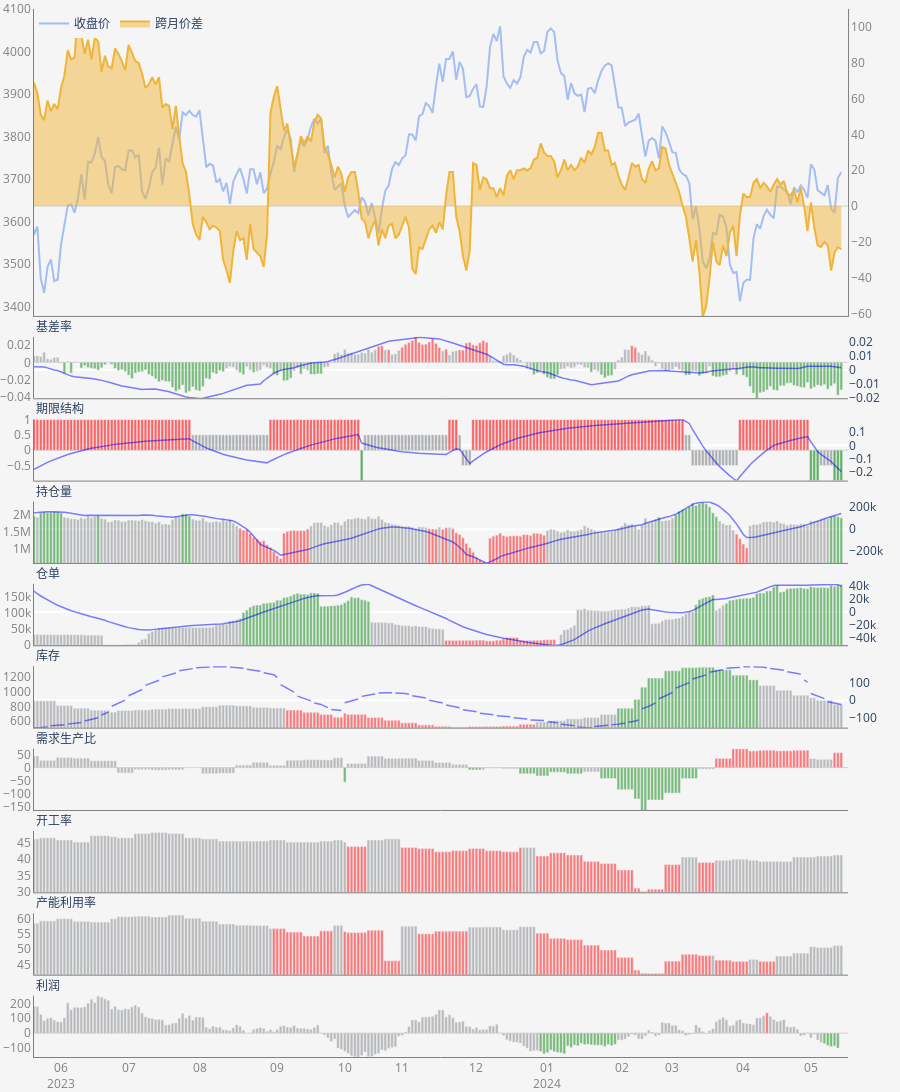

The cell this chart's notebook holds for it:
### Code cell
import modules.chart as chart
profiler = cProfile.Profile()
profiler.enable()

chart_manager = chart.ChartManager(rb)
chart_manager.load_indicators()
chart_manager.calculate_indicators()
chart_manager.plot()
chart_manager.update_figure()
chart_manager.main_figure.show()

profiler.disable()
stats = pstats.Stats(profiler).sort_stats('cumtime')
stats.print_stats(r'e:\\Document\\Project\\futures_nexus\\')
profiler.clear()

### Figure 1 — Plotly figure (JSON) as saved in the notebook; plotly's stock layout.template omitted (floating-point values rounded to 4 significant figures; data arrays with more than 128 entries replaced by an {"elided": "..."} marker saying what was removed)
{"data": [{"fill": "none", "line": {"color": "rgb(84,134,240)"}, "mode": "lines", "name": "收盘价", "opacity": 0.5, "showlegend": true, "type": "scatter", "x": {"elided": "500 str values"}, "xaxis": "x", "y": {"elided": "500 int values"}, "yaxis": "y"}, {"fill": "tozeroy", "line": {"color": "rgb(239,181,59)"}, "mode": "lines", "name": "跨月价差", "opacity": 0.5, "showlegend": true, "type": "scatter", "x": {"elided": "500 str values"}, "xaxis": "x", "y": {"elided": "500 int values"}, "yaxis": "y2"}, {"marker": {"color": {"elided": "500 str values"}, "opacity": 0.5}, "name": "基差率", "showlegend": false, "type": "bar", "x": {"elided": "500 str values"}, "xaxis": "x2", "y": {"elided": "500 float values"}, "yaxis": "y3"}, {"line": {"color": "Blue", "width": 1.5}, "mode": "lines", "name": "季节性", "opacity": 0.5, "showlegend": false, "type": "scatter", "x": {"elided": "500 str values"}, "xaxis": "x2", "y": {"elided": "500 float values"}, "yaxis": "y4"}, {"marker": {"color": {"elided": "500 str values"}, "opacity": 0.6}, "name": "期限结构", "showlegend": false, "type": "bar", "x": {"elided": "500 str values"}, "xaxis": "x3", "y": {"elided": "500 float values"}, "yaxis": "y5"}, {"line": {"color": "Blue", "width": 1.5}, "mode": "lines", "name": "季节性", "opacity": 0.5, "showlegend": false, "type": "scatter", "x": {"elided": "500 str values"}, "xaxis": "x3", "y": {"elided": "500 float values"}, "yaxis": "y6"}, {"marker": {"color": {"elided": "500 str values"}, "opacity": 0.5}, "name": "持仓量", "showlegend": false, "type": "bar", "x": {"elided": "500 str values"}, "xaxis": "x4", "y": {"elided": "500 int values"}, "yaxis": "y7"}, {"line": {"color": "Blue", "width": 1.5}, "mode": "lines", "name": "季节性", "opacity": 0.5, "showlegend": false, "type": "scatter", "x": {"elided": "500 str values"}, "xaxis": "x4", "y": {"elided": "500 float values"}, "yaxis": "y8"}, {"marker": {"color": {"elided": "500 str values"}, "opacity": 0.5}, "name": "仓单", "showlegend": false, "type": "bar", "x": {"elided": "500 str values"}, "xaxis": "x5", "y": {"elided": "500 int values"}, "yaxis": "y9"}, {"line": {"color": "Blue", "width": 1.5}, "mode": "lines", "name": "季节性", "opacity": 0.5, "showlegend": false, "type": "scatter", "x": {"elided": "500 str values"}, "xaxis": "x5", "y": {"elided": "500 float values"}, "yaxis": "y10"}, {"marker": {"color": {"elided": "500 str values"}, "opacity": 0.5}, "name": "库存", "showlegend": false, "type": "bar", "x": {"elided": "500 str values"}, "xaxis": "x6", "y": {"elided": "500 float values"}, "yaxis": "y11"}, {"line": {"color": "Blue", "width": 1.5}, "mode": "lines", "name": "季节性", "opacity": 0.5, "showlegend": false, "type": "scatter", "x": {"elided": "500 str values"}, "xaxis": "x6", "y": {"elided": "500 float values"}, "yaxis": "y12"}, {"marker": {"color": {"elided": "500 str values"}, "opacity": 0.5}, "name": "需求生产比", "showlegend": false, "type": "bar", "x": {"elided": "500 str values"}, "xaxis": "x7", "y": {"elided": "500 float values"}, "yaxis": "y13"}, {"marker": {"color": {"elided": "500 str values"}, "opacity": 0.5}, "name": "开工率", "showlegend": false, "type": "bar", "x": {"elided": "500 str values"}, "xaxis": "x8", "y": {"elided": "500 float values"}, "yaxis": "y15"}, {"marker": {"color": {"elided": "500 str values"}, "opacity": 0.5}, "name": "产能利用率", "showlegend": false, "type": "bar", "x": {"elided": "500 str values"}, "xaxis": "x9", "y": {"elided": "500 float values"}, "yaxis": "y17"}, {"marker": {"color": {"elided": "328 str values"}, "opacity": 0.5}, "name": "利润", "showlegend": false, "type": "bar", "x": {"elided": "328 str values"}, "xaxis": "x10", "y": {"elided": "328 float values"}, "yaxis": "y19"}], "layout": {"annotations": [{"font": {"size": 12}, "showarrow": false, "text": "基差率", "x": 0, "xanchor": "left", "xref": "paper", "y": 0.6871, "yanchor": "bottom", "yref": "paper"}, {"font": {"size": 12}, "showarrow": false, "text": "期限结构", "x": 0, "xanchor": "left", "xref": "paper", "y": 0.6086, "yanchor": "bottom", "yref": "paper"}, {"font": {"size": 12}, "showarrow": false, "text": "持仓量", "x": 0, "xanchor": "left", "xref": "paper", "y": 0.53, "yanchor": "bottom", "yref": "paper"}, {"font": {"size": 12}, "showarrow": false, "text": "仓单", "x": 0, "xanchor": "left", "xref": "paper", "y": 0.4514, "yanchor": "bottom", "yref": "paper"}, {"font": {"size": 12}, "showarrow": false, "text": "库存", "x": 0, "xanchor": "left", "xref": "paper", "y": 0.3729, "yanchor": "bottom", "yref": "paper"}, {"font": {"size": 12}, "showarrow": false, "text": "需求生产比", "x": 0, "xanchor": "left", "xref": "paper", "y": 0.2943, "yanchor": "bottom", "yref": "paper"}, {"font": {"size": 12}, "showarrow": false, "text": "开工率", "x": 0, "xanchor": "left", "xref": "paper", "y": 0.2157, "yanchor": "bottom", "yref": "paper"}, {"font": {"size": 12}, "showarrow": false, "text": "产能利用率", "x": 0, "xanchor": "left", "xref": "paper", "y": 0.1371, "yanchor": "bottom", "yref": "paper"}, {"font": {"size": 12}, "showarrow": false, "text": "利润", "x": 0, "xanchor": "left", "xref": "paper", "y": 0.05857, "yanchor": "bottom", "yref": "paper"}], "autosize": true, "height": 1200, "hovermode": "x unified", "legend": {"orientation": "h", "x": 0, "xanchor": "left", "y": 1, "yanchor": "top"}, "margin": {"b": 0, "l": 0, "r": 0, "t": 0}, "paper_bgcolor": "#f5f5f5", "plot_bgcolor": "#f5f5f5", "xaxis": {"anchor": "y", "domain": [0, 0.94], "dtick": "M1", "linecolor": "gray", "matches": "x10", "range": ["2023-05-20", "2024-05-19"], "rangebreaks": [{"values": {"elided": "1636 str values"}}], "showgrid": false, "showticklabels": false, "tickfont": {"color": "gray"}, "tickformat": "%m\n%Y", "ticklabelmode": "instant", "zeroline": true}, "xaxis10": {"anchor": "y19", "domain": [0, 0.94], "dtick": "M1", "linecolor": "gray", "range": ["2023-05-20", "2024-05-19"], "rangebreaks": [{"values": {"elided": "1636 str values"}}], "showgrid": false, "tickfont": {"color": "gray"}, "tickformat": "%m\n%Y", "ticklabelmode": "instant", "zeroline": true}, "xaxis2": {"anchor": "y3", "domain": [0, 0.94], "dtick": "M1", "linecolor": "gray", "matches": "x10", "range": ["2023-05-20", "2024-05-19"], "rangebreaks": [{"values": {"elided": "1636 str values"}}], "showgrid": false, "showticklabels": false, "tickfont": {"color": "gray"}, "tickformat": "%m\n%Y", "ticklabelmode": "instant", "zeroline": true}, "xaxis3": {"anchor": "y5", "domain": [0, 0.94], "dtick": "M1", "linecolor": "gray", "matches": "x10", "range": ["2023-05-20", "2024-05-19"], "rangebreaks": [{"values": {"elided": "1636 str values"}}], "showgrid": false, "showticklabels": false, "tickfont": {"color": "gray"}, "tickformat": "%m\n%Y", "ticklabelmode": "instant", "zeroline": true}, "xaxis4": {"anchor": "y7", "domain": [0, 0.94], "dtick": "M1", "linecolor": "gray", "matches": "x10", "range": ["2023-05-20", "2024-05-19"], "rangebreaks": [{"values": {"elided": "1636 str values"}}], "showgrid": false, "showticklabels": false, "tickfont": {"color": "gray"}, "tickformat": "%m\n%Y", "ticklabelmode": "instant", "zeroline": true}, "xaxis5": {"anchor": "y9", "domain": [0, 0.94], "dtick": "M1", "linecolor": "gray", "matches": "x10", "range": ["2023-05-20", "2024-05-19"], "rangebreaks": [{"values": {"elided": "1636 str values"}}], "showgrid": false, "showticklabels": false, "tickfont": {"color": "gray"}, "tickformat": "%m\n%Y", "ticklabelmode": "instant", "zeroline": true}, "xaxis6": {"anchor": "y11", "domain": [0, 0.94], "dtick": "M1", "linecolor": "gray", "matches": "x10", "range": ["2023-05-20", "2024-05-19"], "rangebreaks": [{"values": {"elided": "1636 str values"}}], "showgrid": false, "showticklabels": false, "tickfont": {"color": "gray"}, "tickformat": "%m\n%Y", "ticklabelmode": "instant", "zeroline": true}, "xaxis7": {"anchor": "y13", "domain": [0, 0.94], "dtick": "M1", "linecolor": "gray", "matches": "x10", "range": ["2023-05-20", "2024-05-19"], "rangebreaks": [{"values": {"elided": "1636 str values"}}], "showgrid": false, "showticklabels": false, "tickfont": {"color": "gray"}, "tickformat": "%m\n%Y", "ticklabelmode": "instant", "zeroline": true}, "xaxis8": {"anchor": "y15", "domain": [0, 0.94], "dtick": "M1", "linecolor": "gray", "matches": "x10", "range": ["2023-05-20", "2024-05-19"], "rangebreaks": [{"values": {"elided": "1636 str values"}}], "showgrid": false, "showticklabels": false, "tickfont": {"color": "gray"}, "tickformat": "%m\n%Y", "ticklabelmode": "instant", "zeroline": true}, "xaxis9": {"anchor": "y17", "domain": [0, 0.94], "dtick": "M1", "linecolor": "gray", "matches": "x10", "range": ["2023-05-20", "2024-05-19"], "rangebreaks": [{"values": {"elided": "1636 str values"}}], "showgrid": false, "showticklabels": false, "tickfont": {"color": "gray"}, "tickformat": "%m\n%Y", "ticklabelmode": "instant", "zeroline": true}, "yaxis": {"anchor": "x", "domain": [0.7071, 1.0], "linecolor": "gray", "range": [3378.0, 4101.0], "showgrid": false, "tickfont": {"color": "gray"}, "zerolinecolor": "LightGray", "zerolinewidth": 1}, "yaxis10": {"anchor": "x5", "overlaying": "y9", "range": [-51180.0, 43340.0], "showgrid": false, "side": "right"}, "yaxis11": {"anchor": "x6", "domain": [0.3143, 0.3729], "linecolor": "gray", "range": [514.6, 1338.0], "showgrid": false, "tickfont": {"color": "gray"}, "zerolinecolor": "LightGray", "zerolinewidth": 1}, "yaxis12": {"anchor": "x6", "overlaying": "y11", "range": [-159.6, 198.3], "showgrid": false, "side": "right"}, "yaxis13": {"anchor": "x7", "domain": [0.2357, 0.2943], "linecolor": "gray", "range": [-161.2, 72.24], "showgrid": false, "tickfont": {"color": "gray"}, "zerolinecolor": "LightGray", "zerolinewidth": 1}, "yaxis14": {"anchor": "x7", "overlaying": "y13", "showgrid": false, "side": "right"}, "yaxis15": {"anchor": "x8", "domain": [0.1571, 0.2157], "linecolor": "gray", "range": [29.86, 48.68], "showgrid": false, "tickfont": {"color": "gray"}, "zerolinecolor": "LightGray", "zerolinewidth": 1}, "yaxis16": {"anchor": "x8", "overlaying": "y15", "showgrid": false, "side": "right"}, "yaxis17": {"anchor": "x9", "domain": [0.07857, 0.1371], "linecolor": "gray", "range": [41.66, 61.73], "showgrid": false, "tickfont": {"color": "gray"}, "zerolinecolor": "LightGray", "zerolinewidth": 1}, "yaxis18": {"anchor": "x9", "overlaying": "y17", "showgrid": false, "side": "right"}, "yaxis19": {"anchor": "x10", "domain": [0, 0.05857], "linecolor": "gray", "range": [-160.2, 252.1], "showgrid": false, "tickfont": {"color": "gray"}, "zerolinecolor": "LightGray", "zerolinewidth": 1}, "yaxis2": {"anchor": "x", "linecolor": "gray", "overlaying": "y", "range": [-61.38, 110.1], "showgrid": false, "side": "right", "tickfont": {"color": "gray"}, "zerolinecolor": "LightGray", "zerolinewidth": 1}, "yaxis20": {"anchor": "x10", "overlaying": "y19", "showgrid": false, "side": "right"}, "yaxis3": {"anchor": "x2", "domain": [0.6286, 0.6871], "linecolor": "gray", "range": [-0.04154, 0.0294], "showgrid": false, "tickfont": {"color": "gray"}, "zerolinecolor": "LightGray", "zerolinewidth": 1}, "yaxis4": {"anchor": "x2", "overlaying": "y3", "range": [-0.02019, 0.02361], "showgrid": false, "side": "right"}, "yaxis5": {"anchor": "x3", "domain": [0.55, 0.6086], "linecolor": "gray", "range": [-0.99, 1.01], "showgrid": false, "tickfont": {"color": "gray"}, "zerolinecolor": "LightGray", "zerolinewidth": 1}, "yaxis6": {"anchor": "x3", "overlaying": "y5", "range": [-0.2675, 0.198], "showgrid": false, "side": "right"}, "yaxis7": {"anchor": "x4", "domain": [0.4714, 0.53], "linecolor": "gray", "range": [586100.0, 2389000.0], "showgrid": false, "tickfont": {"color": "gray"}, "zerolinecolor": "LightGray", "zerolinewidth": 1}, "yaxis8": {"anchor": "x4", "overlaying": "y7", "range": [-307200.0, 250800.0], "showgrid": false, "side": "right"}, "yaxis9": {"anchor": "x5", "domain": [0.3929, 0.4514], "linecolor": "gray", "range": [0, 190800.0], "showgrid": false, "tickfont": {"color": "gray"}, "zerolinecolor": "LightGray", "zerolinewidth": 1}}}
